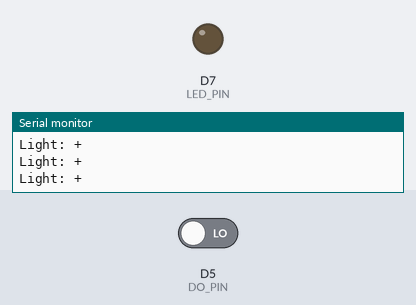
Recording of a sketch running on a simulated ESP8266 (NodeMCU). Shown: output pins drawn as LEDs (lit = HIGH), the last lines printed to the serial monitor. Inputs (shaded band) come from the test bench; at power-on: D5 (DO_PIN) LOW.

Above: at 1.2 s.
1.3 s: D5 (DO_PIN) driven HIGH
At 1.9 s:
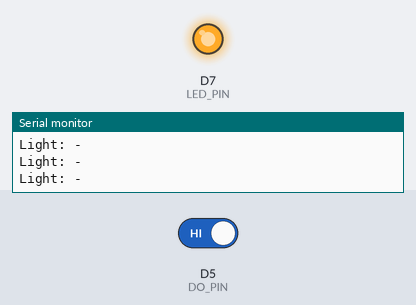
2.8 s: D5 (DO_PIN) driven LOW
At 3.1 s:
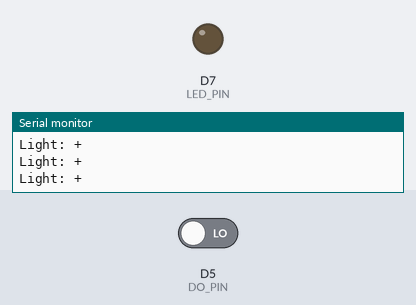
Timing chart, 0 to 5.8 s (numbered marks = the images above; inputs shaded):
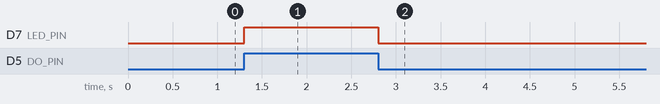

Measured:
- after the input at 1.3 s, D7 (LED_PIN): LOW → HIGH at once
- after the input at 2.8 s, D7 (LED_PIN): HIGH → LOW at once

The sketch:

lightled.ino
```cpp
#if defined (ESP8266)
#define DO_PIN D5
#elif defined (ESP32)
#define DO_PIN 15
#endif
/* LED RGB */
#if defined (ESP8266)

#define LED_PIN D7
#elif defined (ESP32)
 #define LED_PIN 13
#endif

void setup() {
  Serial.begin(115200);
  pinMode(LED_PIN, OUTPUT);
}


void loop() {
bool light = readDO();
if (light) {
Serial.println("Light: +");
digitalWrite(LED_PIN, LOW);
} else {
Serial.println("Light: -");
digitalWrite(LED_PIN, HIGH);
}
delay(100);
}
/* Cảm biến ánh sáng */

bool readDO () {
int dValue = digitalRead(DO_PIN);
  if (dValue) return 0;
  else return 1;
}
```
